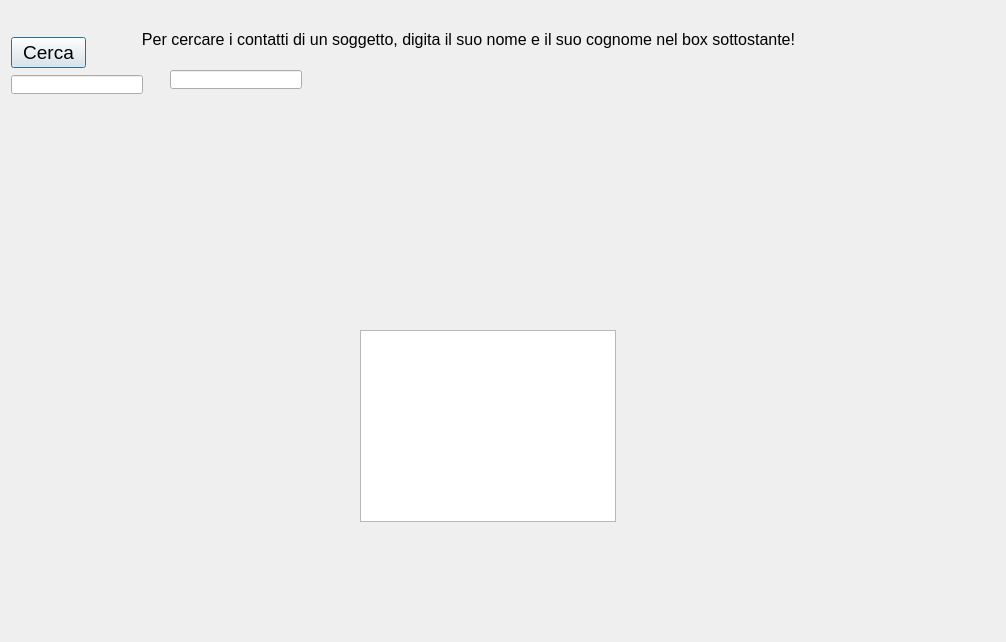
<?xml version="1.0" encoding="UTF-8"?>
<ui version="4.0">
 <class>Ricerca</class>
 <widget class="QDialog" name="Ricerca">
  <property name="geometry">
   <rect>
    <x>0</x>
    <y>0</y>
    <width>1006</width>
    <height>642</height>
   </rect>
  </property>
  <property name="windowTitle">
   <string>Dialog</string>
  </property>
  <widget class="QLabel" name="label">
   <property name="geometry">
    <rect>
     <x>140</x>
     <y>30</y>
     <width>657</width>
     <height>19</height>
    </rect>
   </property>
   <property name="sizePolicy">
    <sizepolicy hsizetype="Fixed" vsizetype="Fixed">
     <horstretch>0</horstretch>
     <verstretch>0</verstretch>
    </sizepolicy>
   </property>
   <property name="font">
    <font>
     <pointsize>12</pointsize>
    </font>
   </property>
   <property name="text">
    <string>Per cercare i contatti di un soggetto, digita il suo nome e il suo cognome nel box sottostante!</string>
   </property>
   <property name="alignment">
    <set>Qt::AlignHCenter|Qt::AlignTop</set>
   </property>
   <property name="margin">
    <number>0</number>
   </property>
  </widget>
  <widget class="QPushButton" name="pushButton">
   <property name="geometry">
    <rect>
     <x>11</x>
     <y>37</y>
     <width>75</width>
     <height>31</height>
    </rect>
   </property>
   <property name="font">
    <font>
     <pointsize>14</pointsize>
    </font>
   </property>
   <property name="text">
    <string>Cerca</string>
   </property>
  </widget>
  <widget class="QListWidget" name="listWidget">
   <property name="geometry">
    <rect>
     <x>360</x>
     <y>330</y>
     <width>256</width>
     <height>192</height>
    </rect>
   </property>
  </widget>
  <widget class="QLineEdit" name="lineEdit">
   <property name="geometry">
    <rect>
     <x>11</x>
     <y>75</y>
     <width>132</width>
     <height>19</height>
    </rect>
   </property>
   <property name="sizePolicy">
    <sizepolicy hsizetype="Fixed" vsizetype="Fixed">
     <horstretch>0</horstretch>
     <verstretch>0</verstretch>
    </sizepolicy>
   </property>
  </widget>
  <widget class="QLineEdit" name="lineEdit_2">
   <property name="geometry">
    <rect>
     <x>170</x>
     <y>70</y>
     <width>132</width>
     <height>19</height>
    </rect>
   </property>
   <property name="sizePolicy">
    <sizepolicy hsizetype="Preferred" vsizetype="Preferred">
     <horstretch>0</horstretch>
     <verstretch>0</verstretch>
    </sizepolicy>
   </property>
   <property name="layoutDirection">
    <enum>Qt::LeftToRight</enum>
   </property>
   <property name="alignment">
    <set>Qt::AlignRight|Qt::AlignTrailing|Qt::AlignVCenter</set>
   </property>
  </widget>
 </widget>
 <resources/>
 <connections/>
</ui>
